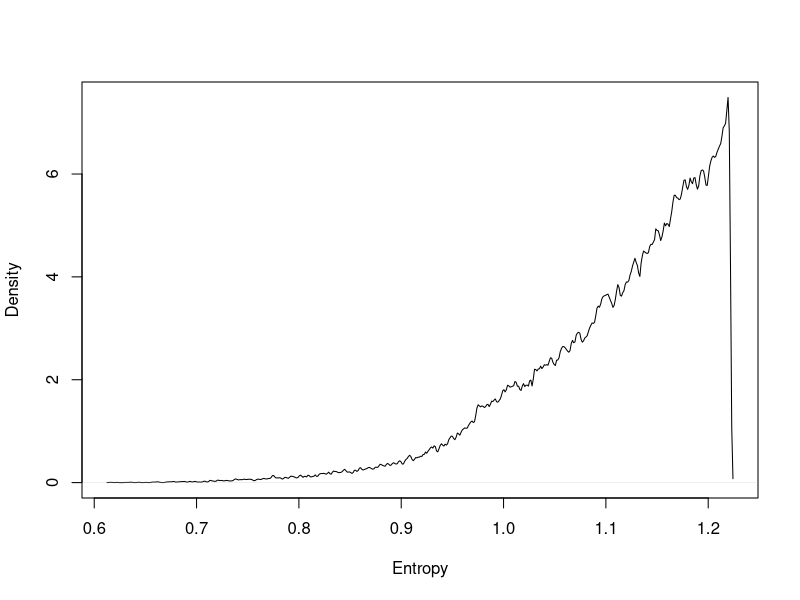

This figure's R source:
## ---- chunk 1
# Distribution of pebbles
p <- list()
p$A <- c(0,0,10,0,0)
p$B <- c(0,1,8,1,0)
p$C <- c(0,2,6,2,0)
p$D <- c(1,2,4,2,1)
p$E <- c(2,2,2,2,2)

p_norm <- lapply( p , function(q) q/sum(q))

H <- sapply( p_norm , function(q) -sum(ifelse(q==0,0,q*log(q))) )
H
## ---- chunk 2
# build list of the candidate distributions
p <- list()
p[[1]] <- c(1/4,1/4,1/4,1/4)
p[[2]] <- c(2/6,1/6,1/6,2/6)
p[[3]] <- c(1/6,2/6,2/6,1/6)
p[[4]] <- c(1/8,4/8,2/8,1/8)

# compute expected value of each
sapply( p , function(p) sum(p*c(0,1,1,2)) )

# compute entropy of each distribution
sapply( p , function(p) -sum( p*log(p) ) )
## ---- chunk 3
sim.p <- function(G=1.4) {
    x123 <- runif(3)
    x4 <- ( (G)*sum(x123)-x123[2]-x123[3] )/(2-G)
    z <- sum( c(x123,x4) )
    p <- c( x123 , x4 )/z
    list( H=-sum( p*log(p) ) , p=p )
}

H <- replicate( 1e5 , sim.p(1.4) )
plot(density( as.numeric(H[1,]) , adj=0.1 ), main = "", xlab = "Entropy")
## ---- chunk 4
entropies <- as.numeric(H[1,])
distributions <- H[2,]

distributions[ which.max(entropies) ]
max(entropies)

# Theoretical maximum entropy distribution
p <- 0.7
( A <- c( (1-p)^2 , p*(1-p) , (1-p)*p , p^2 ) )
-sum( A*log(A) )
